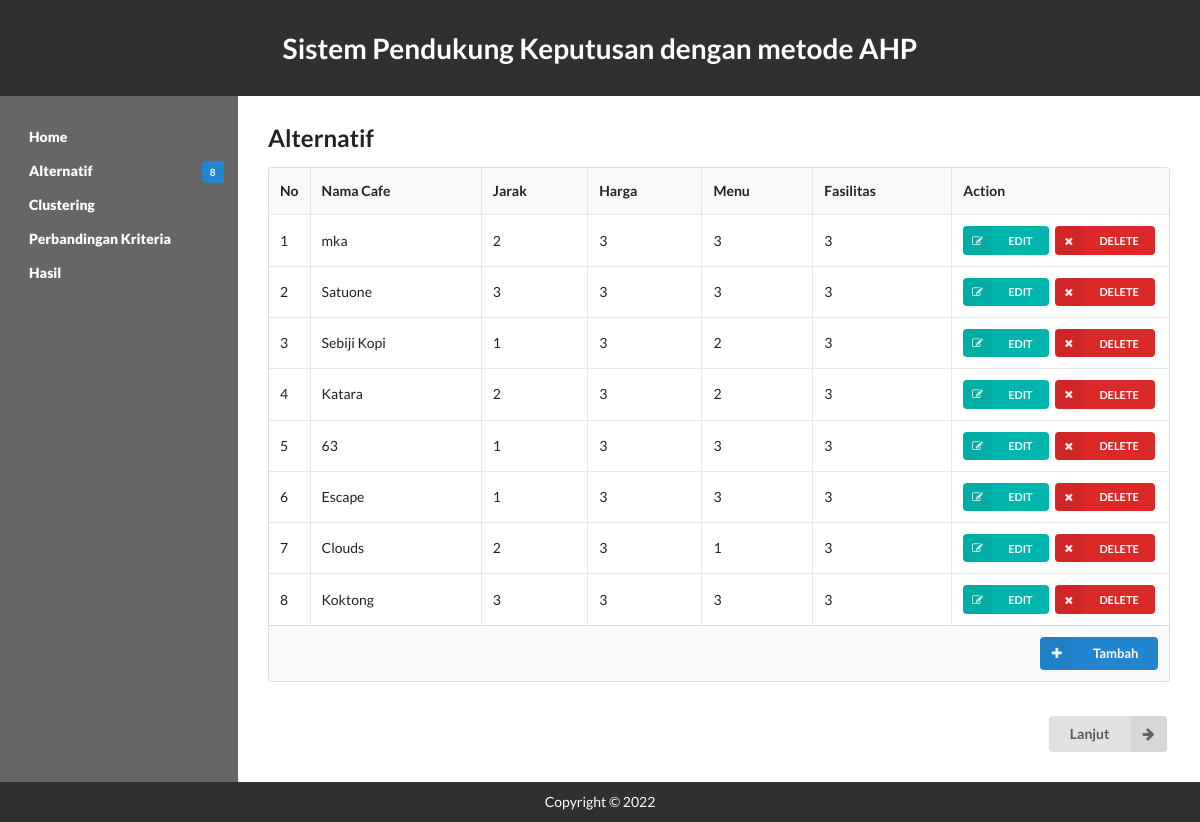
The page /alternatif.php on the database its author committed.
### tables this page shows
CREATE TABLE `alternatif` (
  `id` int(11) NOT NULL,
  `nama` varchar(20) NOT NULL,
  `jarak` int(11) NOT NULL,
  `harga` int(11) NOT NULL,
  `menu` int(11) NOT NULL,
  `fasilitas` int(11) NOT NULL
);

### config.php (called while the page is built, shortened)
<?php
	$database = 'database';

### fungsi.php (called while the page is built, shortened)
<?php
function getJumlahAlternatif()
{
	include('config.php');
	$query  = "SELECT count(*) FROM alternatif";
	$result = mysqli_query($koneksi, $query);
	while ($row = mysqli_fetch_array($result)) {
		$jmlData = $row[0];
	}
	return $jmlData;
}
?>

### alternatif.php (the view, shortened to what this page needs)
<?php
include('config.php');
include('fungsi.php');
include('header.php');
?>
<section class="content">
	<h2 class="ui header">Alternatif</h2>
	<table class="ui celled table">
		<thead>
			<tr>
				<th class="collapsing">No</th>
				<th>Nama Cafe</th>
				<th>Jarak</th>
				<th>Harga</th>
				<th>Menu</th>
				<th>Fasilitas</th>
				<th>Action</th>
			</tr>
		</thead>
		<tbody>
			<?php
			$query = "SELECT id,nama, jarak, harga, menu, fasilitas FROM alternatif ORDER BY id";
			$result	= mysqli_query($koneksi, $query);
			$i = 0;
			while ($row = mysqli_fetch_array($result)) {
				$i++;
			?>
				<tr>
					<td><?php echo $i ?></td>
					<td><?php echo $row['nama'] ?></td>
					<td><?php echo $row['jarak'] ?></td>
					<td><?php echo $row['harga'] ?></td>
					<td><?php echo $row['menu'] ?></td>
					<td><?php echo $row['fasilitas'] ?></td>
					<td class="right aligned collapsing">
						<form method="post" action="alternatif.php">
							<button type="submit" name="edit" class="ui mini teal left labeled icon button"><i class="right edit icon"></i>EDIT</button>
							<button type="submit" name="delete" class="ui mini red left labeled icon button"><i class="right remove icon"></i>DELETE</button>
						</form>
					</td>
				</tr>
			<?php } ?>
		</tbody>
		<tfoot class="full-width">
			<tr>
				<th colspan="7">
					<a href="tambah.php?tabel=alternatif">
						<div class="ui right floated small primary labeled icon button">
							<i class="plus icon"></i>Tambah
						</div>
					</a>
				</th>
			</tr>
		</tfoot>
	</table>
	<br>
	<form action="clustering.php">
		<button class="ui right labeled icon button" style="float: right;">
			<i class="right arrow icon"></i>
			Lanjut
		</button>
	</form>
</section>
<?php include('footer.php'); ?>

### header.php (shortened to what this page needs)
<!DOCTYPE html>
<html>
<head>
	<link rel="stylesheet" type="text/css" href="css/style.css">
	<link rel="stylesheet" type="text/css" href="semantic/dist/semantic.min.css">
</head>
<body>
	<header>
		<h1>Sistem Pendukung Keputusan dengan metode AHP</h1>
	</header>
	<div class="wrapper">
		<nav id="navigation" role="navigation">
			<ul>
				<li><a class="item" href="index.php">Home</a></li>
				<li>
					<a class="item" href="alternatif.php">Alternatif
						<div class="ui blue tiny label" style="float: right;"><?php echo getJumlahAlternatif(); ?></div>
					</a>
				</li>
				<li>
					<a class="item" href="clustering.php">Clustering </a>
				</li>
				<li><a class="item" href="#" disable>Perbandingan Kriteria</a></li>
				<li><a class="item" href="#">Hasil</a></li>
			</ul>
		</nav>

### footer.php (shortened to what this page needs)
</div>
<footer>
	<p>Copyright &copy; <?php echo date("Y"); ?></p>
</footer>
</body>
</html>

### css/style.css (style rules this page uses)
html { display: -webkit-box;display: -ms-flexbox;display: flex; -webkit-box-orient: vertical; -webkit-box-direction: normal; -ms-flex-direction: column; flex-direction: column; }
body { display: -webkit-box; display: -ms-flexbox; display: flex; -webkit-box-orient: vertical; -webkit-box-direction: normal; -ms-flex-direction: column; flex-direction: column; min-height: 100vh; }
.wrapper { display: block; -webkit-box-flex: 1; -ms-flex: 1 1 auto; flex: 1 1 auto; display: -webkit-box; display: -ms-flexbox; display: flex; -webkit-box-orient: horizontal; -webkit-box-direction: normal; -ms-flex-direction: row; flex-direction: row; }
nav { width: 17em; }
.content { display: block; -webkit-box-flex: 1; -ms-flex: 1; flex: 1; }
body { margin: 0; background: #fff; }
header, nav, section, footer { padding: 10px 30px; margin: 0; color: #fff; }
header { background: #303030; text-align: center; padding: 30px; }
nav { background: #666666; padding: 0; }
nav a { display: block; font-weight: 900; padding: .5em 1em; color: #fff; text-decoration: none; }
ul { list-style-type: none; padding: 10px 0 10px 15px; }
section { background: white; color: black; padding: 30px; }
footer { background: #303030; text-align: center; }

### rows shown on the page
alternatif: nama "mka", jarak "2", harga "3", menu "3", fasilitas "3"
alternatif: nama "Satuone", jarak "3", harga "3", menu "3", fasilitas "3"
alternatif: nama "Sebiji Kopi", jarak "1", harga "3", menu "2", fasilitas "3"
alternatif: nama "Katara", jarak "2", harga "3", menu "2", fasilitas "3"
alternatif: nama "63", jarak "1", harga "3", menu "3", fasilitas "3"
alternatif: nama "Escape", jarak "1", harga "3", menu "3", fasilitas "3"
alternatif: nama "Clouds", jarak "2", harga "3", menu "1", fasilitas "3"
alternatif: nama "Koktong", jarak "3", harga "3", menu "3", fasilitas "3"

### other values the page prints
getJumlahAlternatif() "8"
